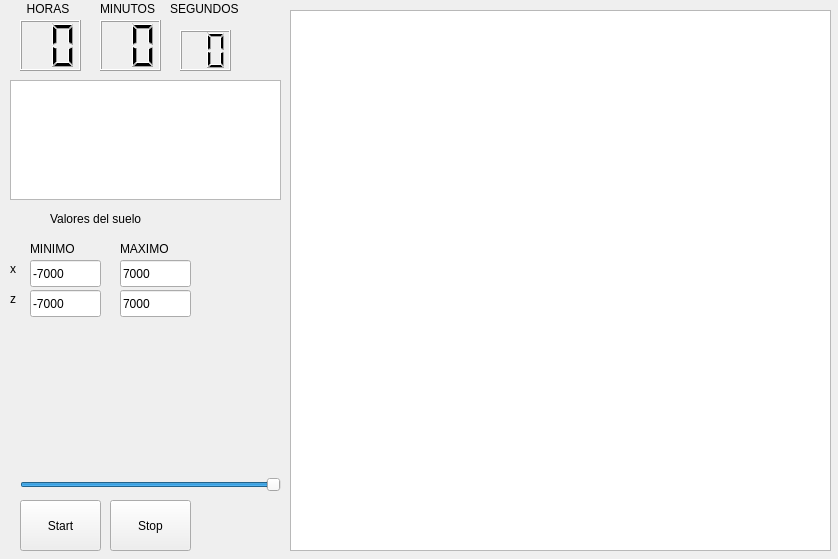
<?xml version="1.0" encoding="UTF-8"?>
<ui version="4.0">
 <class>guiDlg</class>
 <widget class="QWidget" name="guiDlg">
  <property name="geometry">
   <rect>
    <x>0</x>
    <y>0</y>
    <width>838</width>
    <height>559</height>
   </rect>
  </property>
  <property name="windowTitle">
   <string>controller</string>
  </property>
  <widget class="QPushButton" name="Start">
   <property name="geometry">
    <rect>
     <x>20</x>
     <y>500</y>
     <width>81</width>
     <height>51</height>
    </rect>
   </property>
   <property name="text">
    <string>Start</string>
   </property>
  </widget>
  <widget class="QPushButton" name="Stop">
   <property name="geometry">
    <rect>
     <x>110</x>
     <y>500</y>
     <width>81</width>
     <height>51</height>
    </rect>
   </property>
   <property name="text">
    <string>Stop</string>
   </property>
  </widget>
  <widget class="QGraphicsView" name="Grafico">
   <property name="geometry">
    <rect>
     <x>290</x>
     <y>10</y>
     <width>541</width>
     <height>541</height>
    </rect>
   </property>
  </widget>
  <widget class="QLCDNumber" name="LCDhor">
   <property name="enabled">
    <bool>true</bool>
   </property>
   <property name="geometry">
    <rect>
     <x>20</x>
     <y>20</y>
     <width>61</width>
     <height>51</height>
    </rect>
   </property>
   <property name="accessibleName">
    <string notr="true"/>
   </property>
   <property name="digitCount">
    <number>2</number>
   </property>
  </widget>
  <widget class="QLCDNumber" name="LCDmin">
   <property name="geometry">
    <rect>
     <x>100</x>
     <y>20</y>
     <width>61</width>
     <height>51</height>
    </rect>
   </property>
   <property name="whatsThis">
    <string>&lt;html&gt;&lt;head/&gt;&lt;body&gt;&lt;p&gt;&lt;br/&gt;&lt;/p&gt;&lt;/body&gt;&lt;/html&gt;</string>
   </property>
   <property name="digitCount">
    <number>2</number>
   </property>
  </widget>
  <widget class="QLCDNumber" name="LCDseg">
   <property name="geometry">
    <rect>
     <x>180</x>
     <y>30</y>
     <width>51</width>
     <height>41</height>
    </rect>
   </property>
   <property name="digitCount">
    <number>2</number>
   </property>
  </widget>
  <widget class="QLabel" name="label">
   <property name="geometry">
    <rect>
     <x>20</x>
     <y>0</y>
     <width>66</width>
     <height>17</height>
    </rect>
   </property>
   <property name="text">
    <string>  HORAS</string>
   </property>
  </widget>
  <widget class="QLabel" name="label_2">
   <property name="geometry">
    <rect>
     <x>100</x>
     <y>0</y>
     <width>66</width>
     <height>17</height>
    </rect>
   </property>
   <property name="text">
    <string>MINUTOS</string>
   </property>
  </widget>
  <widget class="QLabel" name="label_3">
   <property name="geometry">
    <rect>
     <x>170</x>
     <y>0</y>
     <width>81</width>
     <height>17</height>
    </rect>
   </property>
   <property name="text">
    <string>SEGUNDOS</string>
   </property>
  </widget>
  <widget class="QTextEdit" name="InfoText">
   <property name="geometry">
    <rect>
     <x>10</x>
     <y>80</y>
     <width>271</width>
     <height>120</height>
    </rect>
   </property>
  </widget>
  <widget class="QLabel" name="label_4">
   <property name="geometry">
    <rect>
     <x>50</x>
     <y>120</y>
     <width>66</width>
     <height>17</height>
    </rect>
   </property>
   <property name="text">
    <string/>
   </property>
  </widget>
  <widget class="QLabel" name="label_5">
   <property name="geometry">
    <rect>
     <x>30</x>
     <y>250</y>
     <width>221</width>
     <height>151</height>
    </rect>
   </property>
   <property name="text">
    <string/>
   </property>
   <property name="pixmap">
    <pixmap>../../../../../Imágenes/Captura.PNG</pixmap>
   </property>
  </widget>
  <widget class="QLineEdit" name="xmin">
   <property name="geometry">
    <rect>
     <x>30</x>
     <y>260</y>
     <width>71</width>
     <height>27</height>
    </rect>
   </property>
   <property name="text">
    <string>-7000</string>
   </property>
  </widget>
  <widget class="QLineEdit" name="xmax">
   <property name="geometry">
    <rect>
     <x>120</x>
     <y>260</y>
     <width>71</width>
     <height>27</height>
    </rect>
   </property>
   <property name="text">
    <string>7000</string>
   </property>
  </widget>
  <widget class="QLabel" name="label_6">
   <property name="geometry">
    <rect>
     <x>30</x>
     <y>240</y>
     <width>66</width>
     <height>17</height>
    </rect>
   </property>
   <property name="text">
    <string>MINIMO</string>
   </property>
  </widget>
  <widget class="QLabel" name="label_7">
   <property name="geometry">
    <rect>
     <x>120</x>
     <y>240</y>
     <width>66</width>
     <height>17</height>
    </rect>
   </property>
   <property name="text">
    <string>MAXIMO</string>
   </property>
  </widget>
  <widget class="QLabel" name="label_8">
   <property name="geometry">
    <rect>
     <x>50</x>
     <y>210</y>
     <width>131</width>
     <height>17</height>
    </rect>
   </property>
   <property name="text">
    <string>Valores del suelo</string>
   </property>
  </widget>
  <widget class="QLineEdit" name="ymax">
   <property name="geometry">
    <rect>
     <x>120</x>
     <y>290</y>
     <width>71</width>
     <height>27</height>
    </rect>
   </property>
   <property name="text">
    <string>7000</string>
   </property>
  </widget>
  <widget class="QLineEdit" name="ymin">
   <property name="geometry">
    <rect>
     <x>30</x>
     <y>290</y>
     <width>71</width>
     <height>27</height>
    </rect>
   </property>
   <property name="text">
    <string>-7000</string>
   </property>
  </widget>
  <widget class="QLabel" name="label_9">
   <property name="geometry">
    <rect>
     <x>10</x>
     <y>260</y>
     <width>16</width>
     <height>17</height>
    </rect>
   </property>
   <property name="text">
    <string>x</string>
   </property>
  </widget>
  <widget class="QLabel" name="label_10">
   <property name="geometry">
    <rect>
     <x>10</x>
     <y>290</y>
     <width>16</width>
     <height>17</height>
    </rect>
   </property>
   <property name="text">
    <string>z</string>
   </property>
  </widget>
  <widget class="QSlider" name="escala">
   <property name="geometry">
    <rect>
     <x>20</x>
     <y>470</y>
     <width>261</width>
     <height>29</height>
    </rect>
   </property>
   <property name="accessibleName">
    <string/>
   </property>
   <property name="accessibleDescription">
    <string/>
   </property>
   <property name="minimum">
    <number>1</number>
   </property>
   <property name="maximum">
    <number>100</number>
   </property>
   <property name="value">
    <number>100</number>
   </property>
   <property name="orientation">
    <enum>Qt::Horizontal</enum>
   </property>
  </widget>
 </widget>
 <resources/>
 <connections/>
</ui>
